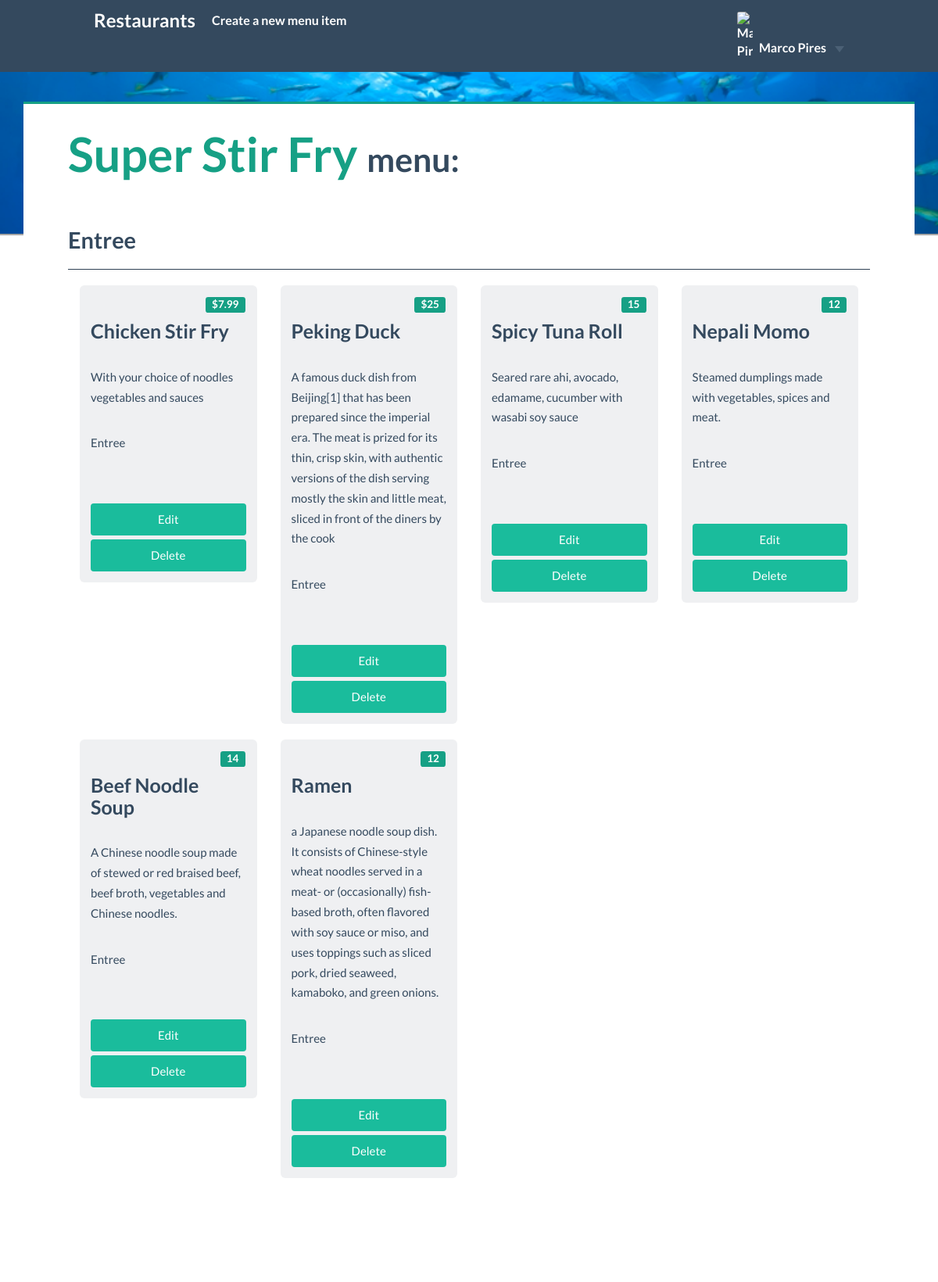
Screenshot of /restaurant/2/menu (signed in) with the database file from the repository.
### restaurantApp/persistence/database_setup.py (models this page shows, shortened)
class Restaurant(Base):
	__tablename__ = 'restaurant'
	id = Column( Integer, primary_key = True )
	name = Column( String(260), nullable = False )
	user_id = Column( Integer, ForeignKey('user.id') )
	picture = Column( String(1000), nullable = True, default='default.jpg')
	user = relationship(User)

class Course(Base):
	__tablename__ = 'course'
	name = Column( String(250), nullable = False, primary_key = True )

class MenuItem(Base):
	__tablename__ = 'menu_item'
	name = Column( String(80), nullable = False )
	id = Column( Integer, primary_key = True )
	description = Column( String(250) )
	price = Column( String(8) )
	course_name = Column( String(250), ForeignKey('course.name') )
	course = relationship(Course)
	restaurant_id = Column( Integer, ForeignKey('restaurant.id') )
	restaurant = relationship(Restaurant)
	user_id = Column( Integer, ForeignKey('user.id') )
	user = relationship(User)

### restaurantApp/router/views.py (the view)
@app.route("/restaurant/<int:restaurant_id>/menu")
def showmenu(restaurant_id):
    user = userData.getCurrentUserInfo()
    restaurant = db.getRestaurant( restaurant_id )
    items = db.getAllRestaurantMenuItems( restaurant )
    courses = db.getAllRestItemsByCourses( restaurant )
    return render_template(
        'menu.html',
        filesPath = filesHandler.getFilesFolder(),
        restaurant = restaurant,
        items = list(items),
        courses = courses,
        user_id = user['id'],
        username = user['name'],
        user_picture = user['picture']
    )

### restaurantApp/helpers/filesHandler.py (called while the page is built)
def getFilesFolder():
	return os.path.join( config.data["read_folder"] )

### restaurantApp/persistence/data_access.py (called while the page is built)
def connect(database='sqlite:///restaurantmenu.db'):
    try:
        engine = create_engine(database)
        Base.metadata.bind = engine
        DBSession = sessionmaker( bind = engine )
        session = DBSession()
        return session
    except:
        print("Error: Connection failed")

def closeConnection(session):
    session.close()

def getRestaurant(id):
    session = connect()
    restaurant = session.query(Restaurant).filter_by( id = id ).one()
    closeConnection(session)
    return restaurant

def getAllRestaurantMenuItems(restaurant):
    session = connect()
    items = session.query(MenuItem).filter_by( restaurant_id = restaurant.id
        ).order_by(desc(MenuItem.course_name))
    closeConnection(session)
    return items

def getAllCourses():
    session = connect()
    courses = session.query(Course).all()
    closeConnection(session)
    return courses

def getAllRestItemsByCourses(restaurant):
    session = connect()
    courses = getAllCourses();
    for course in courses:
        course.menuItems = session.query(MenuItem).filter_by( restaurant_id = restaurant.id,
            course_name = course.name )
        course.length = course.menuItems.count()
    closeConnection(session)
    return courses

### restaurantApp/session/storage.py (called while the page is built)
def get(key):
    if key in session:
        return session[key]
    return None

### restaurantApp/session/userData.py (called while the page is built)
def getCurrentUserInfo():
    return {
        'id' : session.get('user_id'),
        'name' : session.get('username'),
        'picture' : session.get('picture'),
        'email' : session.get('email'),
    }

### restaurantApp/templates/menu.html (shortened to what this page needs)
<!DOCTYPE html>
<html>
	<head>
		<link rel="stylesheet" href="{{ url_for('static', filename='vendor/bootstrap-3.3.5-dist/css/bootstrap.min.css') }}">
		<link rel="stylesheet" href="{{ url_for('static', filename='vendor/Flat-UI/css/flat-ui.min.css') }}">
		<link rel="stylesheet" href="{{ url_for('static', filename='css/styles.css') }}">
	</head>
	</body>
		<header class="header clearfix">
			<nav class="navbar navbar-inverse navbar-fixed-top" role="navigation">
				<div class="navbar-header">
					<a class="navbar-brand" href='/'>Restaurants</a>
				</div>
				<div class="collapse navbar-collapse" id="navbar-collapse-01">
					{% if username and restaurant.user_id == user_id %}
					<ul class="nav navbar-nav navbar-left">
						<li><a href='{{url_for('NewMenuItem', restaurant_id = restaurant.id) }}'>Create a new menu item</a></li>
					</ul>
					{% endif %}
					<ul class="nav navbar-nav navbar-right">
						{% if username %}
						<li class="dropdown">
							<a href="#" class="dropdown-toggle" data-toggle="dropdown">
								{% if user_picture %}
									<img src="{{user_picture}}" alt="{{ username }}">
								{% endif %}
								{{ username }}
								<b class="caret"></b>
							</a>
						</li>
						{% else %}
						<li>
							<a href='{{ url_for('showLogin') }}'>Login</a>
						</li>
						{% endif %}
					</ul>
				</div>
			</nav>
		</header>
		<main class="container">
			<div class="container-fluid">
				{% if items|length > 0 %}
					<div class="restaurant-cover">
					</div>
					<section class="menu-items">
						<h1>
							<span class="green-sea">{{restaurant.name}}</span> <span class="small-h1">menu:</span>
						</h1>
						<br>
						{% for course in courses %}
							{% if course.length > 0 %}
								<div class="group">
									<h4>{{course.name}}</h4>
									<hr>
									<ul>
										{% for item in course.menuItems %}
											<li class="col-md-3 col-sm-6 col-xs-12">
												<div class="tile menu-item">
													<span class="label label-default palette-green-sea">{{item.price}}</span>
													<h3 class="tile-title">{{item.name}}</h3>
													<br>
													<p>{{item.description}}</p>
													<p>{{item.course_name}}</p>
													{% if username and item.user_id == user_id %}
														<br>
														<a class="btn btn-primary btn-large btn-block" href ='{{url_for('editMenuItem', restaurant_id = restaurant.id, menu_id = item.id) }}'>Edit</a>
														<a class="btn btn-primary btn-large btn-block" href ='{{url_for('deleteMenuItem', restaurant_id = restaurant.id, menu_id = item.id) }}'>Delete</a>
													{% endif %}
												</div>
											</li>
											{% if loop.index is divisibleby 4 %}
												<div class="clearfix visible-md-block visible-lg-block"></div>
											{% endif %}
										{% endfor %}
									</ul>
									<div class="clearfix"></div>
									<br><br>
								</div>
							{% endif %}
						{% endfor %}
					</section>
				{% else %}
					<h4>There are no items to display! </h4> <p>Start by creating a <a href='{{url_for('NewMenuItem', restaurant_id = restaurant.id) }}'>new menu item</a> .</p>
					<br>
					<br>
					<br>
				{% endif %}
			</div>
		</main>
		<footer>
			<div class="container">
				<div class="row">
					<div class="col-xs-7">
						<h3 class="footer-title">About Restaurant app</h3>
						<p>
						</p>
					</div>
					<div class="col-xs-5 hidden-xs">
						<div class="footer-banner">
						<h3 class="footer-title">Contacts</h3>
							<ul>
								<li><strong>email:</strong> <span>mpires@leya.com</span></li>
							</ul>
						</div>
					</div>
				</div>
			</div>
		</footer>
	</body>
</html>

### restaurantApp/static/css/styles.css (style rules this page uses)
main.container { position: absolute; top: 0; min-height: 95%; width: 100%; z-index: 1; margin-bottom: 315px; -webkit-box-shadow: 1px 1px 5px 1px rgba(0,0,0,.5); box-shadow: 1px 1px 5px 1px rgba(0,0,0,.5); }
main:not(.login-wrapper) { background-color: #fff; padding-top : 130px; padding-bottom : 50px; }
.navbar { padding: 0 10%; }
.navbar-brand { padding: 14px 0; margin: 0; }
.container-fluid { max-width: 1200px; }
@media (min-width: 768px) { .navbar-collapse .navbar-nav.navbar-left:first-child { margin-left: 0 !important; } }
footer { position: fixed; width: 100%; bottom: 0; border-top: 1px solid; min-height: 310px; }
footer .container { margin: 0 auto; }
.green-sea { color: #16a085; }
.small-h1 { font-size: 0.7em; }
.btn + .btn { margin-right: 5px; }
.btn { position: relative; }
.menu-item { padding-top: 5%; text-align: left; min-width: 200px; }
.menu-item h3 { margin-top: 35px; font-size: 25px; }
.menu-item .label { position: absolute; top: 0; right: 0; margin: 15px; }
.navbar-collapse .navbar-nav.navbar-right:last-child>.dropdown:last-child>a { -webkit-border-radius: 0; -moz-border-radius: 0; -ms-border-radius: 0; -o-border-radius: 0; border-radius: 0; }
.group hr { border-color: #2f4154; }
.group ul { padding: 0; }
.group ul li { list-style: none; }
.navbar .navbar-right .dropdown img { max-width: 20px; border-radius: 3px; vertical-align: sub; margin-right: 5px; }
.menu-items { padding: 1px 5%; position: relative; z-index: 2; background-color: white; border-top: 3px solid #16A085; min-width: 250px; }
.restaurant-cover { position: fixed; background-color: #1abc9c; width: 100%; left: 0; top: 0; height: 300px; overflow: hidden; -webkit-box-shadow: 0px 1px 1px 0px rgba(0,0,0,.3); box-shadow: 0px 1px 1px 0px rgba(0,0,0,.3); border-bottom: 1px solid #999; }

### rows the page displays
Restaurant: name "Super Stir Fry"
Course: name "Entree"
MenuItem: price "$7.99", name "Chicken Stir Fry", description "With your choice of noodles vegetables and sauces", course_name "Entree"
MenuItem: price "$25", name "Peking Duck", description "A famous duck dish from Beijing[1] that has been prepared since the imperial era. The meat is prized for its thin, crisp skin, with authentic versions of the dish serving mostly the skin and little meat, sliced in front of the diners by the cook", course_name "Entree"
MenuItem: price "15", name "Spicy Tuna Roll", description "Seared rare ahi, avocado, edamame, cucumber with wasabi soy sauce", course_name "Entree"
MenuItem: price "12", name "Nepali Momo", description "Steamed dumplings made with vegetables, spices and meat.", course_name "Entree"
MenuItem: price "14", name "Beef Noodle Soup", description "A Chinese noodle soup made of stewed or red braised beef, beef broth, vegetables and Chinese noodles.", course_name "Entree"
MenuItem: price "12", name "Ramen", description "a Japanese noodle soup dish. It consists of Chinese-style wheat noodles served in a meat- or (occasionally) fish-based broth, often flavored with soy sauce or miso, and uses toppings such as sliced pork, dried seaweed, kamaboko, and green onions.", course_name "Entree"

### other values shown
{{ username }} "Marco Pires"
